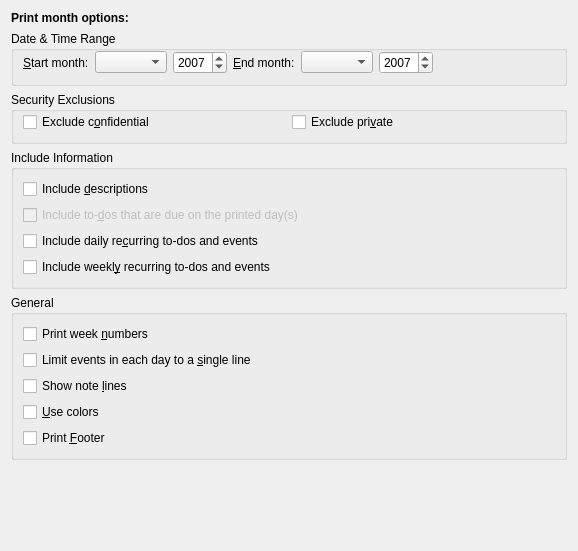
<?xml version="1.0" encoding="UTF-8"?>
<ui version="4.0">
 <author>Reinhold Kainhofer &lt;reinhold@kainhofer.com&gt;</author>
 <comment>Configuration page for the print day mode.</comment>
 <class>CalPrintMonthConfig_Base</class>
 <widget class="QWidget" name="CalPrintMonthConfig_Base">
  <property name="geometry">
   <rect>
    <x>0</x>
    <y>0</y>
    <width>578</width>
    <height>551</height>
   </rect>
  </property>
  <layout class="QGridLayout" name="gridLayout">
   <item row="0" column="0">
    <widget class="QLabel" name="label">
     <property name="text">
      <string>&lt;html&gt;&lt;head&gt;&lt;meta name=&quot;qrichtext&quot; content=&quot;1&quot; /&gt;&lt;style type=&quot;text/css&quot;&gt;
p, li { white-space: pre-wrap; }
&lt;/style&gt;&lt;/head&gt;&lt;body style=&quot; font-family:'Sans Serif'; font-size:9pt; font-weight:400; font-style:normal;&quot;&gt;
&lt;p style=&quot; margin-top:0px; margin-bottom:0px; margin-left:0px; margin-right:0px; -qt-block-indent:0; text-indent:0px;&quot;&gt;&lt;span style=&quot; font-weight:600;&quot;&gt;Print month options:&lt;/span&gt;&lt;/p&gt;&lt;/body&gt;&lt;/html&gt;</string>
     </property>
    </widget>
   </item>
   <item row="1" column="0">
    <widget class="QGroupBox" name="mDateRangeGroup">
     <property name="title">
      <string>Date &amp;&amp; Time Range</string>
     </property>
     <layout class="QHBoxLayout">
      <property name="spacing">
       <number>6</number>
      </property>
      <property name="leftMargin">
       <number>9</number>
      </property>
      <property name="topMargin">
       <number>0</number>
      </property>
      <property name="rightMargin">
       <number>9</number>
      </property>
      <property name="bottomMargin">
       <number>9</number>
      </property>
      <item>
       <widget class="QLabel" name="mFromDateLabel">
        <property name="whatsThis">
         <string>When you want to print more months at once, you can define a month range. This option defines the first month to be printed. Use the option &lt;i&gt;End month&lt;/i&gt; to define the last month in this range.</string>
        </property>
        <property name="text">
         <string>&amp;Start month:</string>
        </property>
        <property name="buddy">
         <cstring>mToMonth</cstring>
        </property>
       </widget>
      </item>
      <item>
       <widget class="KComboBox" name="mFromMonth">
        <property name="toolTip">
         <string>Starting month for printing</string>
        </property>
        <property name="whatsThis">
         <string>When you want to print more months at once, you can define a month range. This option defines the first month to be printed. Use the option &lt;i&gt;End month&lt;/i&gt; to define the last month in this range.</string>
        </property>
       </widget>
      </item>
      <item>
       <widget class="QSpinBox" name="mFromYear">
        <property name="toolTip">
         <string>Starting year for printing</string>
        </property>
        <property name="whatsThis">
         <string>When you want to print more years at once, you can define a year range. This option defines the first year to be printed. Use the option &lt;i&gt;End year&lt;/i&gt; to define the last year in this range.</string>
        </property>
        <property name="maximum">
         <number>3000</number>
        </property>
        <property name="value">
         <number>2007</number>
        </property>
       </widget>
      </item>
      <item>
       <widget class="QLabel" name="mToDateLabel">
        <property name="whatsThis">
         <string>When you want to print more months at once, you can define a month range. This option defines the last month to be printed. Use the option &lt;i&gt;Start month&lt;/i&gt; to define the first month in this range.</string>
        </property>
        <property name="text">
         <string>&amp;End month:</string>
        </property>
        <property name="buddy">
         <cstring>mToMonth</cstring>
        </property>
       </widget>
      </item>
      <item>
       <widget class="KComboBox" name="mToMonth">
        <property name="toolTip">
         <string>Ending month for the print</string>
        </property>
        <property name="whatsThis">
         <string>When you want to print more months at once, you can define a month range. This option defines the last month to be printed. Use the option &lt;i&gt;Start month&lt;/i&gt; to define the first month in this range.</string>
        </property>
       </widget>
      </item>
      <item>
       <widget class="QSpinBox" name="mToYear">
        <property name="toolTip">
         <string>Ending year for the print</string>
        </property>
        <property name="whatsThis">
         <string>When you want to print more years at once, you can define a year range. This option defines the last year to be printed. Use the option &lt;i&gt;Start year&lt;/i&gt; to define the first year in this range.</string>
        </property>
        <property name="maximum">
         <number>3000</number>
        </property>
        <property name="value">
         <number>2007</number>
        </property>
       </widget>
      </item>
      <item>
       <spacer>
        <property name="orientation">
         <enum>Qt::Horizontal</enum>
        </property>
        <property name="sizeHint" stdset="0">
         <size>
          <width>1</width>
          <height>4</height>
         </size>
        </property>
       </spacer>
      </item>
     </layout>
    </widget>
   </item>
   <item row="2" column="0">
    <widget class="QGroupBox" name="mSecurity">
     <property name="title">
      <string>Security Exclusions</string>
     </property>
     <layout class="QHBoxLayout" name="horizontalLayout">
      <property name="topMargin">
       <number>0</number>
      </property>
      <item>
       <widget class="QCheckBox" name="mExcludeConfidential">
        <property name="toolTip">
         <string>Exclude confidential items</string>
        </property>
        <property name="whatsThis">
         <string>Check this option to exclude confidential events.</string>
        </property>
        <property name="text">
         <string>Exclude c&amp;onfidential</string>
        </property>
       </widget>
      </item>
      <item>
       <widget class="QCheckBox" name="mExcludePrivate">
        <property name="toolTip">
         <string>Exclude private items</string>
        </property>
        <property name="whatsThis">
         <string>Check this option to exclude private events</string>
        </property>
        <property name="text">
         <string>Exclude pri&amp;vate</string>
        </property>
       </widget>
      </item>
     </layout>
    </widget>
   </item>
   <item row="3" column="0">
    <widget class="QGroupBox" name="mIncludeInfoGroup">
     <property name="title">
      <string>Include Information</string>
     </property>
     <layout class="QVBoxLayout" name="verticalLayout_2">
      <item>
       <widget class="QCheckBox" name="mIncludeDescription">
        <property name="text">
         <string>Include &amp;descriptions</string>
        </property>
        <property name="toolTip">
         <string>Print item descriptions</string>
        </property>
        <property name="whatsThis">
         <string>Check this option if you want to see the item descriptions printed.</string>
        </property>
       </widget>
      </item>
      <item>
       <widget class="QCheckBox" name="mIncludeTodos">
        <property name="enabled">
         <bool>false</bool>
        </property>
        <property name="toolTip">
         <string>Print to-dos due within the specified date range</string>
        </property>
        <property name="whatsThis">
         <string>Check this option if you want to have to-dos on the print, placed by their due date.</string>
        </property>
        <property name="text">
         <string>Include to-&amp;dos that are due on the printed day(s)</string>
        </property>
       </widget>
      </item>
      <item>
       <widget class="QCheckBox" name="mRecurDaily">
        <property name="toolTip">
         <string>Print daily recurring items</string>
        </property>
        <property name="whatsThis">
         <string>With this option it is possible to leave out the daily recurring to-dos and events in the print. They take a lot of space and make the month view needlessly complicated.</string>
        </property>
        <property name="text">
         <string>Include daily re&amp;curring to-dos and events</string>
        </property>
       </widget>
      </item>
      <item>
       <widget class="QCheckBox" name="mRecurWeekly">
        <property name="toolTip">
         <string>Print weekly recurring items</string>
        </property>
        <property name="whatsThis">
         <string>Similar to &quot;Print daily recurring to-dos and events&quot;. Weekly to-dos and events will be omitted when making a print of the selected month.</string>
        </property>
        <property name="text">
         <string>Include weekl&amp;y recurring to-dos and events</string>
        </property>
       </widget>
      </item>
     </layout>
    </widget>
   </item>
   <item row="4" column="0">
    <widget class="QGroupBox" name="mGeneralGroup">
     <property name="title">
      <string comment="@title general print settings">General</string>
     </property>
     <layout class="QVBoxLayout" name="verticalLayout">
      <item>
       <widget class="QCheckBox" name="mWeekNumbers">
        <property name="toolTip">
         <string>Print week numbers</string>
        </property>
        <property name="whatsThis">
         <string>Enable this to print week numbers at the left of each row.</string>
        </property>
        <property name="text">
         <string>Print week &amp;numbers</string>
        </property>
       </widget>
      </item>
      <item>
       <widget class="QCheckBox" name="mSingleLineLimit">
        <property name="toolTip">
         <string>Print items on one line</string>
        </property>
        <property name="whatsThis">
         <string>Check this option to limit events to a single line, truncating as necessary to save space.</string>
        </property>
        <property name="text">
         <string>Limit events in each day to a &amp;single line</string>
        </property>
       </widget>
      </item>
      <item>
       <widget class="QCheckBox" name="mShowNoteLines">
        <property name="toolTip">
         <string>Draw note lines in empty area</string>
        </property>
        <property name="whatsThis">
         <string>Check this option to show note lines.</string>
        </property>
        <property name="text">
         <string>Show note &amp;lines</string>
        </property>
       </widget>
      </item>
      <item>
       <widget class="QCheckBox" name="mColors">
        <property name="toolTip">
         <string>Print in color</string>
        </property>
        <property name="whatsThis">
         <string>If you want to make use of colors you should check this option. The category colors will be used.</string>
        </property>
        <property name="text">
         <string>&amp;Use colors</string>
        </property>
       </widget>
      </item>
      <item>
       <widget class="QCheckBox" name="mPrintFooter">
        <property name="text">
         <string>Print &amp;Footer</string>
        </property>
        <property name="toolTip">
         <string>Print a datetime footer on each page</string>
        </property>
        <property name="whatsThis">
         <string>Check this box if you want to print a small footer on each page that contains the date of the print.</string>
        </property>
       </widget>
      </item>
     </layout>
    </widget>
   </item>
   <item row="5" column="0">
    <spacer name="verticalSpacer">
     <property name="orientation">
      <enum>Qt::Vertical</enum>
     </property>
     <property name="sizeHint" stdset="0">
      <size>
       <width>20</width>
       <height>88</height>
      </size>
     </property>
    </spacer>
   </item>
  </layout>
 </widget>
 <customwidgets>
  <customwidget>
   <class>KComboBox</class>
   <extends>QComboBox</extends>
   <header>kcombobox.h</header>
  </customwidget>
 </customwidgets>
 <tabstops>
  <tabstop>mFromMonth</tabstop>
  <tabstop>mFromYear</tabstop>
  <tabstop>mToMonth</tabstop>
  <tabstop>mToYear</tabstop>
  <tabstop>mWeekNumbers</tabstop>
  <tabstop>mRecurDaily</tabstop>
  <tabstop>mRecurWeekly</tabstop>
  <tabstop>mIncludeTodos</tabstop>
  <tabstop>mShowNoteLines</tabstop>
  <tabstop>mSingleLineLimit</tabstop>
  <tabstop>mColors</tabstop>
 </tabstops>
 <resources/>
 <connections/>
</ui>
